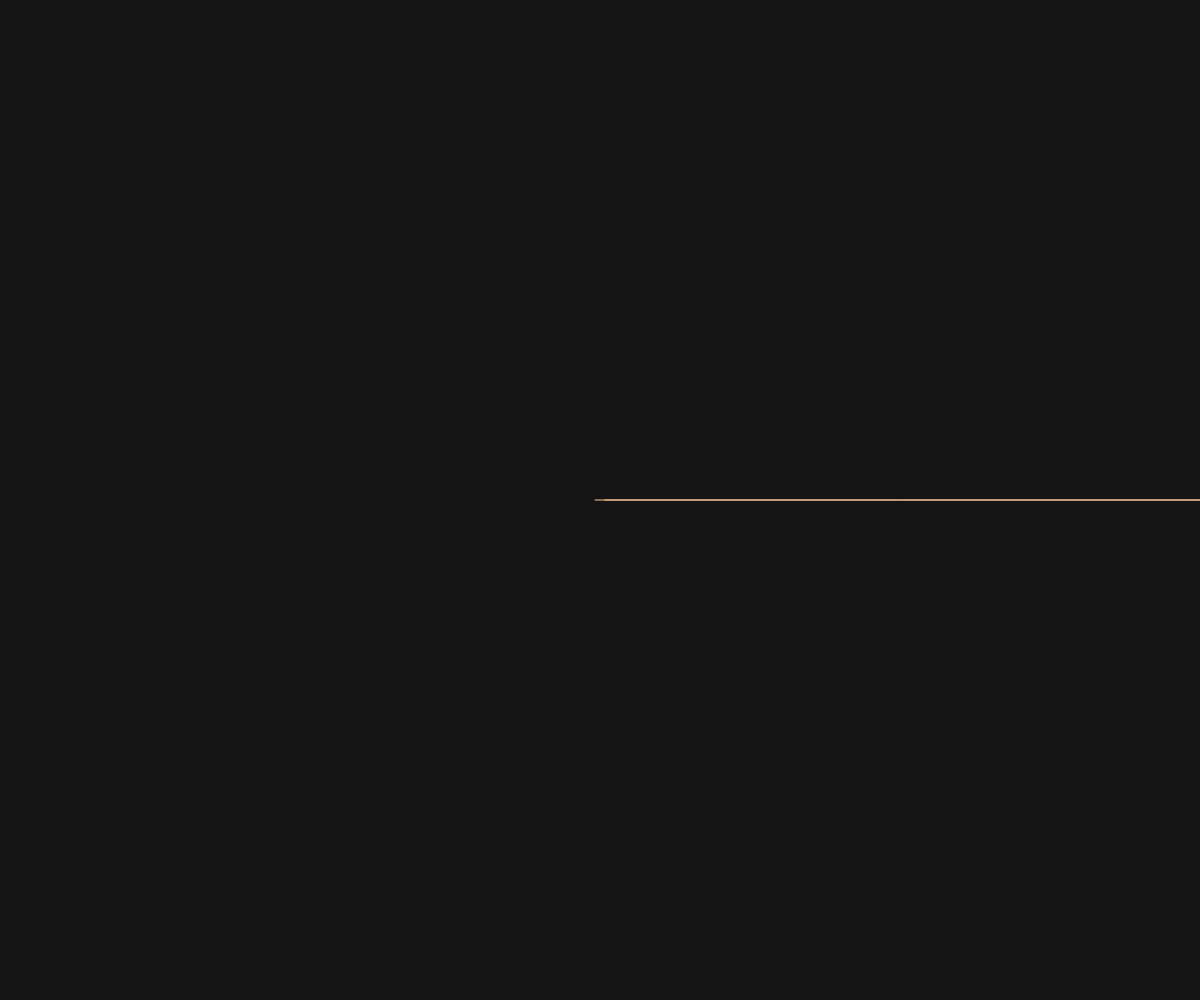
Frame 1 (no input)
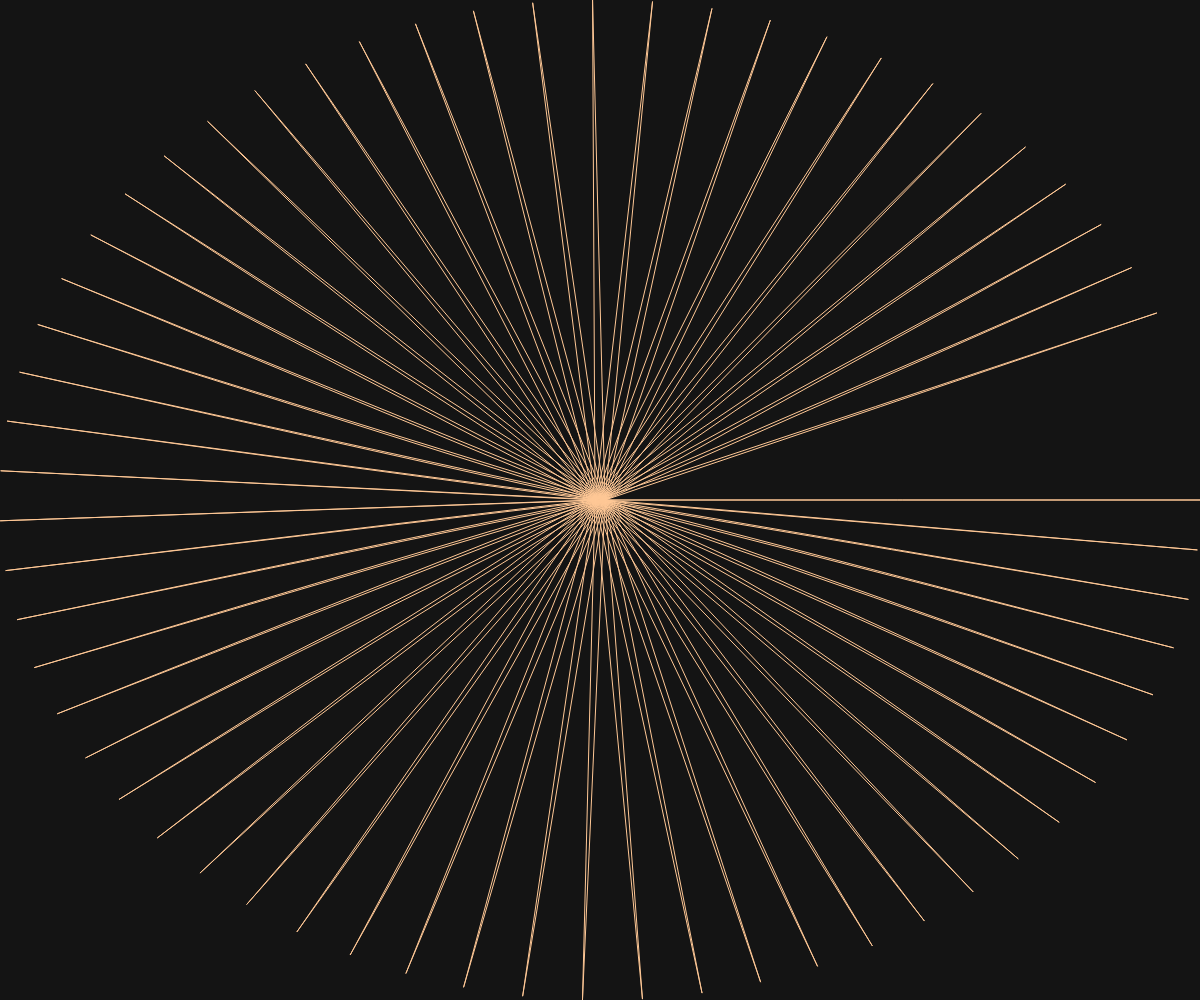
Frame 60 (no input)
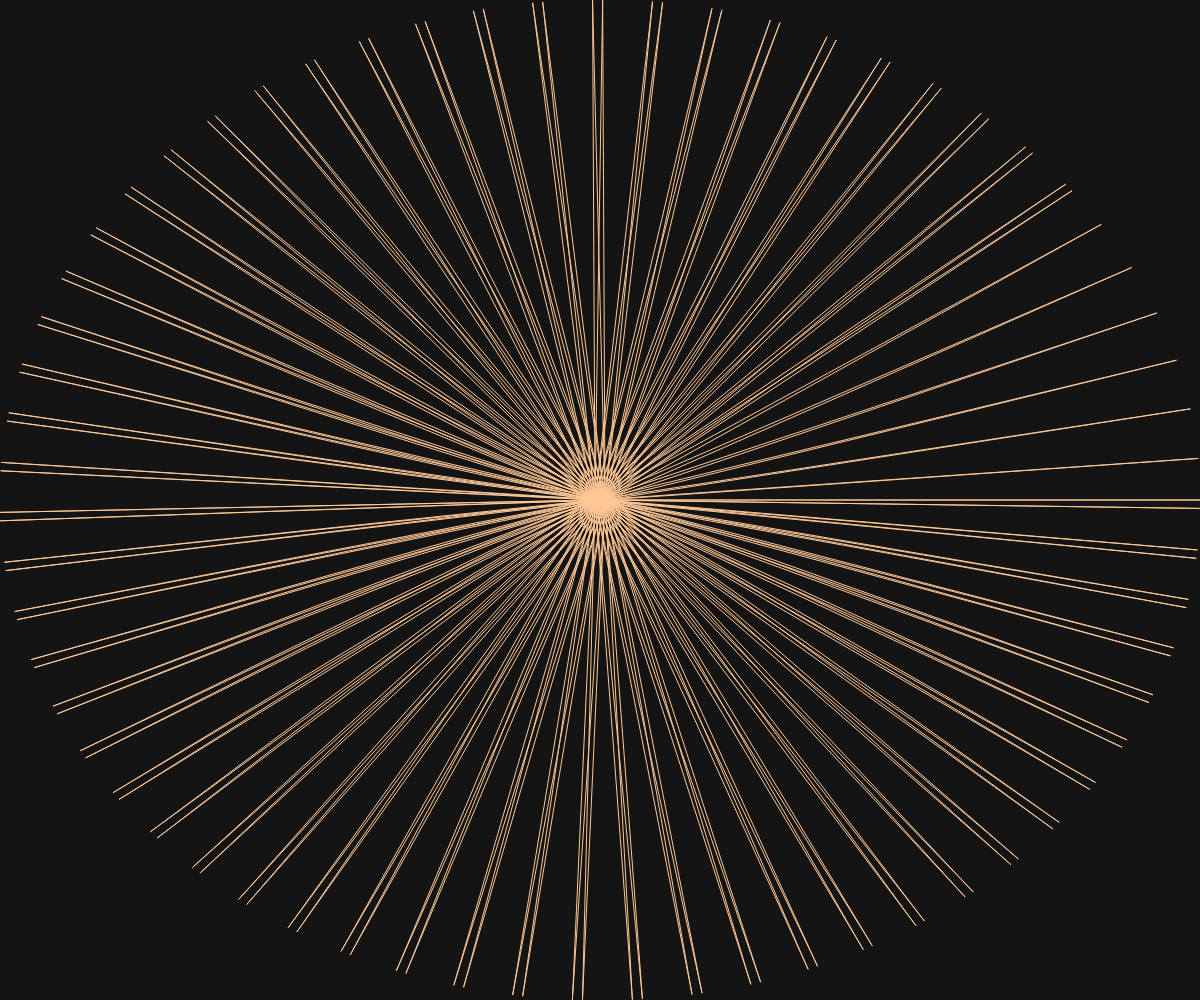
Frame 120 (the mouse pressed at the canvas centre since frame 60)

The p5.js sketch that drew these frames (run headless with seeded random() and noise() and a simulated clock; from frame 60 on, the mouse is pressed at the canvas centre):

// p5.js sketch
// ── sketch.js
// basic mandala
// for lab 02

let i = 0; // declare global variable
// & initialize to zero

function setup() {
  // we want a BIG canvas for this one
  createCanvas(windowWidth, windowHeight);
  // draw background just once
  background(20);
}

function draw() {
  //   color of the lines
  stroke(255, 200, 150);
  //   x and y are local variables that determine
  //   the endpoints (and lengths) of the lines
  // cos() and sin() keep things moving in a circle
  let x = (width / 2) * cos(i) + width / 2;
  let y = (height / 2) * sin(i) + height / 2;
  //   draw two lines offset 10 pixels from each other
  //   to create that moire effect
  //   https://en.wikipedia.org/wiki/Moir%C3%A9_pattern
  line(width / 2 - 5, height / 2, x, y);
  line(width / 2 + 5, height / 2, x, y);
  //   increment i by 0.1 - this is the speed
  //   at which the lines are drawn
  i = i + 0.1;
}
